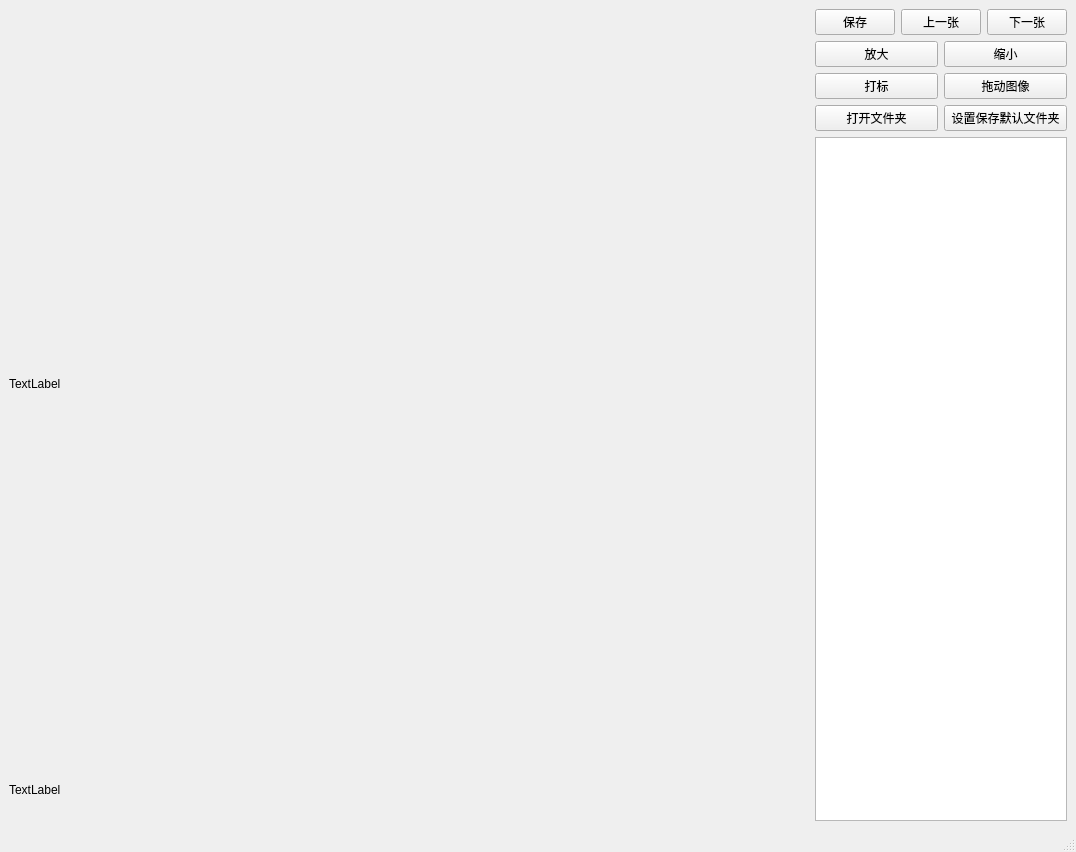
<?xml version="1.0" encoding="UTF-8"?>
<ui version="4.0">
 <class>MainWindow</class>
 <widget class="QMainWindow" name="MainWindow">
  <property name="geometry">
   <rect>
    <x>0</x>
    <y>0</y>
    <width>1067</width>
    <height>852</height>
   </rect>
  </property>
  <property name="windowTitle">
   <string>图片打标工具</string>
  </property>
  <widget class="QWidget" name="centralwidget">
   <layout class="QHBoxLayout" name="horizontalLayout_5">
    <item>
     <layout class="QVBoxLayout" name="verticalLayout" stretch="9,1">
      <property name="spacing">
       <number>0</number>
      </property>
      <item>
       <widget class="QLabel" name="img_show">
        <property name="minimumSize">
         <size>
          <width>800</width>
          <height>750</height>
         </size>
        </property>
        <property name="text">
         <string>TextLabel</string>
        </property>
       </widget>
      </item>
      <item>
       <widget class="QLabel" name="label">
        <property name="text">
         <string>TextLabel</string>
        </property>
        <property name="margin">
         <number>0</number>
        </property>
       </widget>
      </item>
     </layout>
    </item>
    <item>
     <layout class="QVBoxLayout" name="verticalLayout_2">
      <item>
       <layout class="QHBoxLayout" name="horizontalLayout">
        <item>
         <widget class="QPushButton" name="savebtn">
          <property name="text">
           <string>保存</string>
          </property>
          <property name="icon">
           <iconset>
            <normaloff>res/right.png</normaloff>res/right.png</iconset>
          </property>
          <property name="shortcut">
           <string>S</string>
          </property>
         </widget>
        </item>
        <item>
         <widget class="QPushButton" name="previousbtn">
          <property name="text">
           <string>上一张</string>
          </property>
          <property name="icon">
           <iconset>
            <normaloff>res/leftarrow.png</normaloff>res/leftarrow.png</iconset>
          </property>
          <property name="shortcut">
           <string>W</string>
          </property>
         </widget>
        </item>
        <item>
         <widget class="QPushButton" name="nextbtn">
          <property name="text">
           <string>下一张</string>
          </property>
          <property name="icon">
           <iconset>
            <normaloff>res/rightarrow.png</normaloff>res/rightarrow.png</iconset>
          </property>
          <property name="shortcut">
           <string>E</string>
          </property>
         </widget>
        </item>
       </layout>
      </item>
      <item>
       <layout class="QHBoxLayout" name="horizontalLayout_4">
        <item>
         <widget class="QPushButton" name="zoom_inbtn">
          <property name="text">
           <string>放大</string>
          </property>
          <property name="icon">
           <iconset>
            <normaloff>res/zoomin.png</normaloff>res/zoomin.png</iconset>
          </property>
          <property name="shortcut">
           <string>Ctrl+=</string>
          </property>
         </widget>
        </item>
        <item>
         <widget class="QPushButton" name="zoom_out_btn">
          <property name="text">
           <string>缩小</string>
          </property>
          <property name="icon">
           <iconset>
            <normaloff>res/zoom-out.png</normaloff>res/zoom-out.png</iconset>
          </property>
          <property name="shortcut">
           <string>Ctrl+-</string>
          </property>
         </widget>
        </item>
       </layout>
      </item>
      <item>
       <layout class="QHBoxLayout" name="horizontalLayout_6">
        <item>
         <widget class="QPushButton" name="markinbtn">
          <property name="text">
           <string>打标</string>
          </property>
          <property name="icon">
           <iconset>
            <normaloff>res/marker.png</normaloff>res/marker.png</iconset>
          </property>
          <property name="shortcut">
           <string>M</string>
          </property>
         </widget>
        </item>
        <item>
         <widget class="QPushButton" name="drag_imgbtn">
          <property name="text">
           <string>拖动图像</string>
          </property>
          <property name="icon">
           <iconset>
            <normaloff>res/drag.png</normaloff>res/drag.png</iconset>
          </property>
          <property name="shortcut">
           <string>D</string>
          </property>
         </widget>
        </item>
       </layout>
      </item>
      <item>
       <layout class="QHBoxLayout" name="horizontalLayout_2">
        <item>
         <widget class="QPushButton" name="opendirbtn">
          <property name="text">
           <string>打开文件夹</string>
          </property>
          <property name="icon">
           <iconset>
            <normaloff>res/open.png</normaloff>res/open.png</iconset>
          </property>
          <property name="shortcut">
           <string>Ctrl+O</string>
          </property>
         </widget>
        </item>
        <item>
         <widget class="QPushButton" name="setdefaultdirbtn">
          <property name="text">
           <string>设置保存默认文件夹</string>
          </property>
          <property name="icon">
           <iconset>
            <normaloff>res/setting.png</normaloff>res/setting.png</iconset>
          </property>
          <property name="shortcut">
           <string>Ctrl+K</string>
          </property>
         </widget>
        </item>
       </layout>
      </item>
      <item>
       <widget class="QListWidget" name="listWidget"/>
      </item>
     </layout>
    </item>
   </layout>
  </widget>
  <widget class="QMenuBar" name="menubar">
   <property name="geometry">
    <rect>
     <x>0</x>
     <y>0</y>
     <width>1067</width>
     <height>22</height>
    </rect>
   </property>
  </widget>
  <widget class="QStatusBar" name="statusbar"/>
 </widget>
 <resources/>
 <connections/>
</ui>
